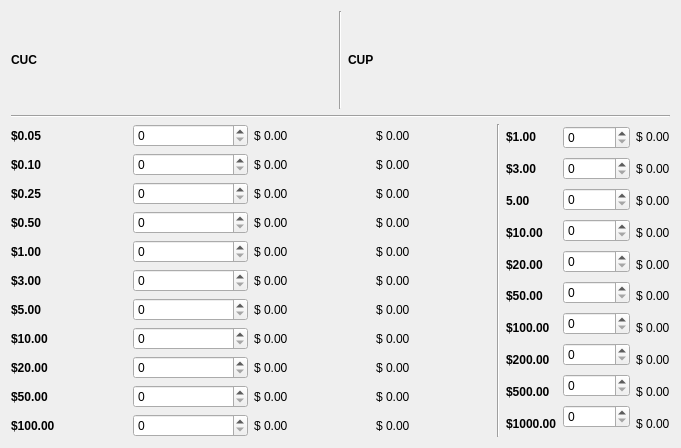
     <widget class="QWidget" name="verticalLayoutWidget_16">
      <property name="geometry">
       <rect>
        <x>10</x>
        <y>60</y>
        <width>681</width>
        <height>448</height>
       </rect>
      </property>
      <layout class="QVBoxLayout" name="verticalLayout_20">
       <item>
        <layout class="QHBoxLayout" name="horizontalLayout_17">
         <item>
          <widget class="QLabel" name="l005Label_7">
           <property name="font">
            <font>
             <weight>75</weight>
             <bold>true</bold>
            </font>
           </property>
           <property name="text">
            <string>CUC</string>
           </property>
          </widget>
         </item>
         <item>
          <widget class="Line" name="line_22">
           <property name="orientation">
            <enum>Qt::Vertical</enum>
           </property>
          </widget>
         </item>
         <item>
          <widget class="QLabel" name="l005Label_8">
           <property name="font">
            <font>
             <weight>75</weight>
             <bold>true</bold>
            </font>
           </property>
           <property name="text">
            <string>CUP</string>
           </property>
          </widget>
         </item>
        </layout>
       </item>
       <item>
        <widget class="Line" name="line_21">
         <property name="orientation">
          <enum>Qt::Horizontal</enum>
         </property>
        </widget>
       </item>
       <item>
        <layout class="QHBoxLayout" name="horizontalLayout_20">
         <item>
          <layout class="QHBoxLayout" name="horizontalLayout_18">
           <item>
            <layout class="QVBoxLayout" name="verticalLayout_12">
             <item>
              <widget class="QLabel" name="q005Label_3">
               <property name="font">
                <font>
                 <weight>75</weight>
                 <bold>true</bold>
                </font>
               </property>
               <property name="text">
                <string>$0.05</string>
               </property>
              </widget>
             </item>
             <item>
              <widget class="QLabel" name="q010Label_3">
               <property name="font">
                <font>
                 <weight>75</weight>
                 <bold>true</bold>
                </font>
               </property>
               <property name="text">
                <string>$0.10</string>
               </property>
              </widget>
             </item>
             <item>
              <widget class="QLabel" name="q025Label_3">
               <property name="font">
                <font>
                 <weight>75</weight>
                 <bold>true</bold>
                </font>
               </property>
               <property name="text">
                <string>$0.25</string>
               </property>
              </widget>
             </item>
             <item>
              <widget class="QLabel" name="q050Label_3">
               <property name="font">
                <font>
                 <weight>75</weight>
                 <bold>true</bold>
                </font>
               </property>
               <property name="text">
                <string>$0.50</string>
               </property>
              </widget>
             </item>
             <item>
              <widget class="QLabel" name="q100Label_5">
               <property name="font">
                <font>
                 <weight>75</weight>
                 <bold>true</bold>
                </font>
               </property>
               <property name="text">
                <string>$1.00</string>
               </property>
              </widget>
             </item>
             <item>
              <widget class="QLabel" name="q300Label_5">
               <property name="font">
                <font>
                 <weight>75</weight>
                 <bold>true</bold>
                </font>
               </property>
               <property name="text">
                <string>$3.00</string>
               </property>
              </widget>
             </item>
             <item>
              <widget class="QLabel" name="q500Label_5">
               <property name="font">
                <font>
                 <weight>75</weight>
                 <bold>true</bold>
                </font>
               </property>
               <property name="text">
                <string>$5.00</string>
               </property>
              </widget>
             </item>
             <item>
              <widget class="QLabel" name="q1000Label_5">
               <property name="font">
                <font>
                 <weight>75</weight>
                 <bold>true</bold>
                </font>
               </property>
               <property name="text">
                <string>$10.00</string>
               </property>
              </widget>
             </item>
             <item>
              <widget class="QLabel" name="q2000Label_5">
               <property name="font">
                <font>
                 <weight>75</weight>
                 <bold>true</bold>
                </font>
               </property>
               <property name="text">
                <string>$20.00</string>
               </property>
              </widget>
             </item>
             <item>
              <widget class="QLabel" name="q5000Label_5">
               <property name="font">
                <font>
                 <weight>75</weight>
                 <bold>true</bold>
                </font>
               </property>
               <property name="text">
                <string>$50.00</string>
               </property>
              </widget>
             </item>
             <item>
              <widget class="QLabel" name="q10000Label_5">
               <property name="font">
                <font>
                 <weight>75</weight>
                 <bold>true</bold>
                </font>
               </property>
               <property name="text">
                <string>$100.00</string>
               </property>
              </widget>
             </item>
            </layout>
           </item>
           <item>
            <layout class="QVBoxLayout" name="verticalLayout_15">
             <item>
              <widget class="QSpinBox" name="spinBox_cuc5cent">
               <property name="maximum">
                <number>100000000</number>
               </property>
              </widget>
             </item>
             <item>
              <widget class="QSpinBox" name="spinBox_cuc10cent">
               <property name="maximum">
                <number>100000000</number>
               </property>
              </widget>
             </item>
             <item>
              <widget class="QSpinBox" name="spinBox_cuc25cent">
               <property name="maximum">
                <number>100000000</number>
               </property>
              </widget>
             </item>
             <item>
              <widget class="QSpinBox" name="spinBox_cuc50cent">
               <property name="maximum">
                <number>100000000</number>
               </property>
              </widget>
             </item>
             <item>
              <widget class="QSpinBox" name="spinBox_cuc1">
               <property name="maximum">
                <number>100000000</number>
               </property>
              </widget>
             </item>
             <item>
              <widget class="QSpinBox" name="spinBox_cuc3">
               <property name="maximum">
                <number>100000000</number>
               </property>
              </widget>
             </item>
             <item>
              <widget class="QSpinBox" name="spinBox_cuc5">
               <property name="maximum">
                <number>100000000</number>
               </property>
              </widget>
             </item>
             <item>
              <widget class="QSpinBox" name="spinBox_cuc10">
               <property name="maximum">
                <number>100000000</number>
               </property>
              </widget>
             </item>
             <item>
              <widget class="QSpinBox" name="spinBox_cuc20">
               <property name="maximum">
                <number>100000000</number>
               </property>
              </widget>
             </item>
             <item>
              <widget class="QSpinBox" name="spinBox_cuc50">
               <property name="maximum">
                <number>100000000</number>
               </property>
              </widget>
             </item>
             <item>
              <widget class="QSpinBox" name="spinBox_cuc100">
               <property name="maximum">
                <number>100000000</number>
               </property>
              </widget>
             </item>
            </layout>
           </item>
           <item>
            <layout class="QVBoxLayout" name="verticalLayout_16">
             <item>
              <widget class="QLabel" name="cuc5centsumlabel">
               <property name="text">
                <string>$ 0.00</string>
               </property>
              </widget>
             </item>
             <item>
              <widget class="QLabel" name="cuc10centsumlabel">
               <property name="text">
                <string>$ 0.00</string>
               </property>
              </widget>
             </item>
             <item>
              <widget class="QLabel" name="cuc25centsumlabel">
               <property name="text">
                <string>$ 0.00</string>
               </property>
              </widget>
             </item>
             <item>
              <widget class="QLabel" name="cuc50centsumlabel">
               <property name="text">
                <string>$ 0.00</string>
               </property>
              </widget>
             </item>
             <item>
              <widget class="QLabel" name="cuc1sumlabel">
               <property name="text">
                <string>$ 0.00</string>
               </property>
              </widget>
             </item>
             <item>
              <widget class="QLabel" name="cuc3sumlabel">
               <property name="text">
                <string>$ 0.00</string>
               </property>
              </widget>
             </item>
             <item>
              <widget class="QLabel" name="cuc5sumlabel">
               <property name="text">
                <string>$ 0.00</string>
               </property>
              </widget>
             </item>
             <item>
              <widget class="QLabel" name="cuc10sumlabel">
               <property name="text">
                <string>$ 0.00</string>
               </property>
              </widget>
             </item>
             <item>
              <widget class="QLabel" name="cuc20sumlabel">
               <property name="text">
                <string>$ 0.00</string>
               </property>
              </widget>
             </item>
             <item>
              <widget class="QLabel" name="cuc50sumlabel">
               <property name="text">
                <string>$ 0.00</string>
               </property>
              </widget>
             </item>
             <item>
              <widget class="QLabel" name="cuc100sumlabel">
               <property name="text">
                <string>$ 0.00</string>
               </property>
              </widget>
             </item>
            </layout>
           </item>
           <item>
            <layout class="QVBoxLayout" name="verticalLayout_17">
             <item>
              <widget class="QLabel" name="cucTocup5centlabel">
               <property name="text">
                <string>$ 0.00</string>
               </property>
              </widget>
             </item>
             <item>
              <widget class="QLabel" name="cucTocup10centlabel">
               <property name="text">
                <string>$ 0.00</string>
               </property>
              </widget>
             </item>
             <item>
              <widget class="QLabel" name="cucTocup25centlabel">
               <property name="text">
                <string>$ 0.00</string>
               </property>
              </widget>
             </item>
             <item>
              <widget class="QLabel" name="cucTocup50centlabel">
               <property name="text">
                <string>$ 0.00</string>
               </property>
              </widget>
             </item>
             <item>
              <widget class="QLabel" name="cucTocup1label">
               <property name="text">
                <string>$ 0.00</string>
               </property>
              </widget>
             </item>
             <item>
              <widget class="QLabel" name="cucTocup3label">
               <property name="text">
                <string>$ 0.00</string>
               </property>
              </widget>
             </item>
             <item>
              <widget class="QLabel" name="cucTocup5label">
               <property name="text">
                <string>$ 0.00</string>
               </property>
              </widget>
             </item>
             <item>
              <widget class="QLabel" name="cucTocup10label">
               <property name="text">
                <string>$ 0.00</string>
               </property>
              </widget>
             </item>
             <item>
              <widget class="QLabel" name="cucTocup20label">
               <property name="text">
                <string>$ 0.00</string>
               </property>
              </widget>
             </item>
             <item>
              <widget class="QLabel" name="cucTocup50label">
               <property name="text">
                <string>$ 0.00</string>
               </property>
              </widget>
             </item>
             <item>
              <widget class="QLabel" name="cucTocup100label">
               <property name="text">
                <string>$ 0.00</string>
               </property>
              </widget>
             </item>
            </layout>
           </item>
           <item>
            <widget class="Line" name="line_9">
             <property name="orientation">
              <enum>Qt::Vertical</enum>
             </property>
            </widget>
           </item>
           <item>
            <layout class="QHBoxLayout" name="horizontalLayout_19">
             <item>
              <layout class="QVBoxLayout" name="verticalLayout_21">
               <item>
                <widget class="QLabel" name="p005Label_9">
                 <property name="font">
                  <font>
                   <weight>75</weight>
                   <bold>true</bold>
                  </font>
                 </property>
                 <property name="text">
                  <string>$1.00</string>
                 </property>
                </widget>
               </item>
               <item>
                <widget class="QLabel" name="p010Label_7">
                 <property name="font">
                  <font>
                   <weight>75</weight>
                   <bold>true</bold>
                  </font>
                 </property>
                 <property name="text">
                  <string>$3.00</string>
                 </property>
                </widget>
               </item>
               <item>
                <widget class="QLabel" name="p025Label_7">
                 <property name="font">
                  <font>
                   <weight>75</weight>
                   <bold>true</bold>
                  </font>
                 </property>
                 <property name="text">
                  <string>5.00</string>
                 </property>
                </widget>
               </item>
               <item>
                <widget class="QLabel" name="p050Label_7">
                 <property name="font">
                  <font>
                   <weight>75</weight>
                   <bold>true</bold>
                  </font>
                 </property>
                 <property name="text">
                  <string>$10.00</string>
                 </property>
                </widget>
               </item>
               <item>
                <widget class="QLabel" name="p2000Label_9">
                 <property name="font">
                  <font>
                   <weight>75</weight>
                   <bold>true</bold>
                  </font>
                 </property>
                 <property name="text">
                  <string>$20.00</string>
                 </property>
                </widget>
               </item>
               <item>
                <widget class="QLabel" name="p5000Label_9">
                 <property name="font">
                  <font>
                   <weight>75</weight>
                   <bold>true</bold>
                  </font>
                 </property>
                 <property name="text">
                  <string>$50.00</string>
                 </property>
                </widget>
               </item>
               <item>
                <widget class="QLabel" name="p10000Label_9">
                 <property name="font">
                  <font>
                   <weight>75</weight>
                   <bold>true</bold>
                  </font>
                 </property>
                 <property name="text">
                  <string>$100.00</string>
                 </property>
                </widget>
               </item>
               <item>
                <widget class="QLabel" name="p10000Label_11">
                 <property name="font">
                  <font>
                   <weight>75</weight>
                   <bold>true</bold>
                  </font>
                 </property>
                 <property name="text">
                  <string>$200.00</string>
                 </property>
                </widget>
               </item>
               <item>
                <widget class="QLabel" name="p10000Label_12">
                 <property name="font">
                  <font>
                   <weight>75</weight>
                   <bold>true</bold>
                  </font>
                 </property>
                 <property name="text">
                  <string>$500.00</string>
                 </property>
                </widget>
               </item>
               <item>
                <widget class="QLabel" name="p10000Label_13">
                 <property name="font">
                  <font>
                   <weight>75</weight>
                   <bold>true</bold>
                  </font>
                 </property>
                 <property name="text">
                  <string>$1000.00</string>
                 </property>
                </widget>
               </item>
              </layout>
             </item>
             <item>
              <layout class="QVBoxLayout" name="verticalLayout_22">
               <item>
                <widget class="QSpinBox" name="spinBox_cup1">
                 <property name="maximum">
                  <number>100000000</number>
                 </property>
                </widget>
               </item>
               <item>
                <widget class="QSpinBox" name="spinBox_cup3">
                 <property name="maximum">
                  <number>100000000</number>
                 </property>
                </widget>
               </item>
               <item>
                <widget class="QSpinBox" name="spinBox_cup5">
                 <property name="maximum">
                  <number>100000000</number>
                 </property>
                </widget>
               </item>
               <item>
                <widget class="QSpinBox" name="spinBox_cup10">
                 <property name="maximum">
                  <number>100000000</number>
                 </property>
                </widget>
               </item>
               <item>
                <widget class="QSpinBox" name="spinBox_cup20">
                 <property name="maximum">
                  <number>100000000</number>
                 </property>
                </widget>
               </item>
               <item>
                <widget class="QSpinBox" name="spinBox_cup50">
                 <property name="maximum">
                  <number>100000000</number>
                 </property>
                </widget>
               </item>
               <item>
                <widget class="QSpinBox" name="spinBox_cup100">
                 <property name="maximum">
                  <number>100000000</number>
                 </property>
                </widget>
               </item>
               <item>
                <widget class="QSpinBox" name="spinBox_cup200">
                 <property name="maximum">
                  <number>100000000</number>
                 </property>
                </widget>
               </item>
               <item>
                <widget class="QSpinBox" name="spinBox_cup500">
                 <property name="maximum">
                  <number>100000000</number>
                 </property>
                </widget>
               </item>
               <item>
                <widget class="QSpinBox" name="spinBox_cup1000">
                 <property name="maximum">
                  <number>100000000</number>
                 </property>
                </widget>
               </item>
              </layout>
             </item>
             <item>
              <layout class="QVBoxLayout" name="verticalLayout_23">
               <item>
                <widget class="QLabel" name="label_cup1">
                 <property name="text">
                  <string>$ 0.00</string>
                 </property>
                </widget>
               </item>
               <item>
                <widget class="QLabel" name="label_cup3">
                 <property name="text">
                  <string>$ 0.00</string>
                 </property>
                </widget>
               </item>
               <item>
                <widget class="QLabel" name="label_cup5">
                 <property name="text">
                  <string>$ 0.00</string>
                 </property>
                </widget>
               </item>
               <item>
                <widget class="QLabel" name="label_cup10">
                 <property name="text">
                  <string>$ 0.00</string>
                 </property>
                </widget>
               </item>
               <item>
                <widget class="QLabel" name="label_cup20">
                 <property name="text">
                  <string>$ 0.00</string>
                 </property>
                </widget>
               </item>
               <item>
                <widget class="QLabel" name="label_cup50">
                 <property name="text">
                  <string>$ 0.00</string>
                 </property>
                </widget>
               </item>
               <item>
                <widget class="QLabel" name="label_cup100">
                 <property name="text">
                  <string>$ 0.00</string>
                 </property>
                </widget>
               </item>
               <item>
                <widget class="QLabel" name="label_cup200">
                 <property name="text">
                  <string>$ 0.00</string>
                 </property>
                </widget>
               </item>
               <item>
                <widget class="QLabel" name="label_cup500">
                 <property name="text">
                  <string>$ 0.00</string>
                 </property>
                </widget>
               </item>
               <item>
                <widget class="QLabel" name="label_cup1000">
                 <property name="text">
                  <string>$ 0.00</string>
                 </property>
                </widget>
               </item>
              </layout>
             </item>
            </layout>
           </item>
          </layout>
         </item>
        </layout>
       </item>
      </layout>
     </widget>
